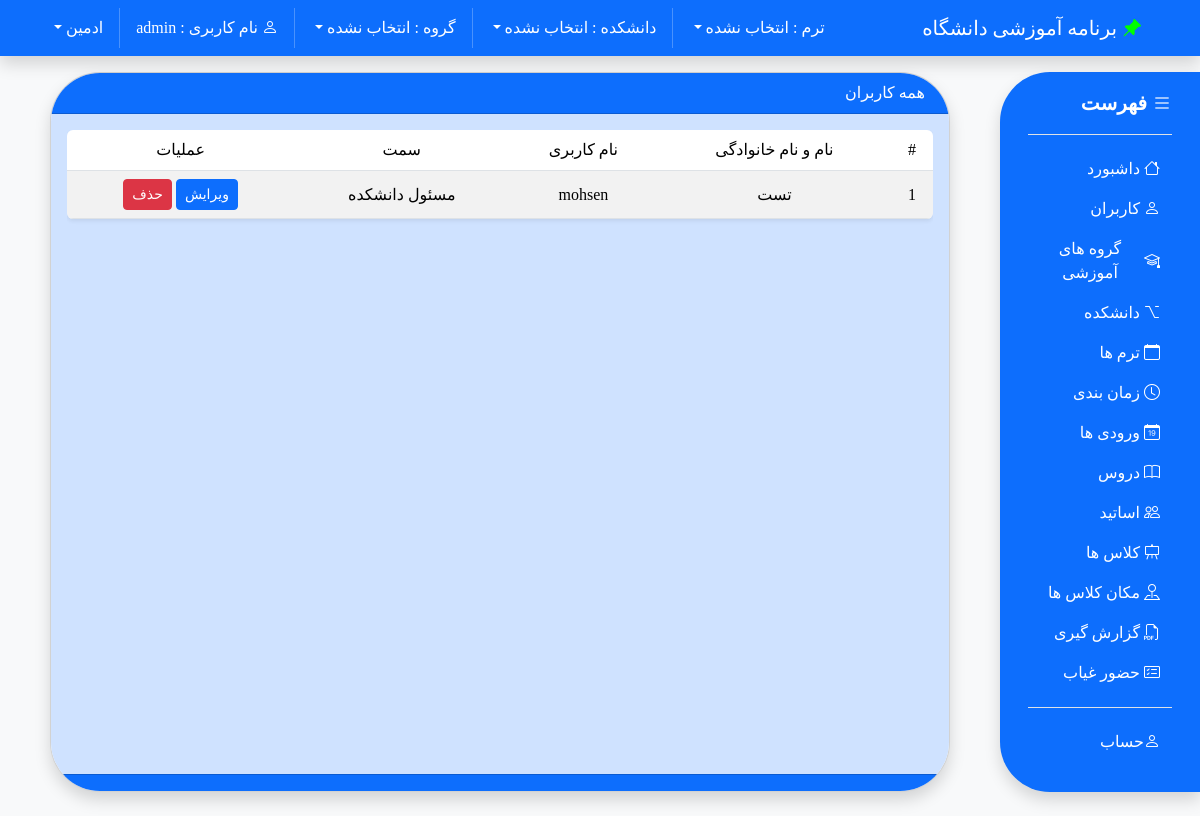
The page /users/ (signed in) on the database as committed earlier.
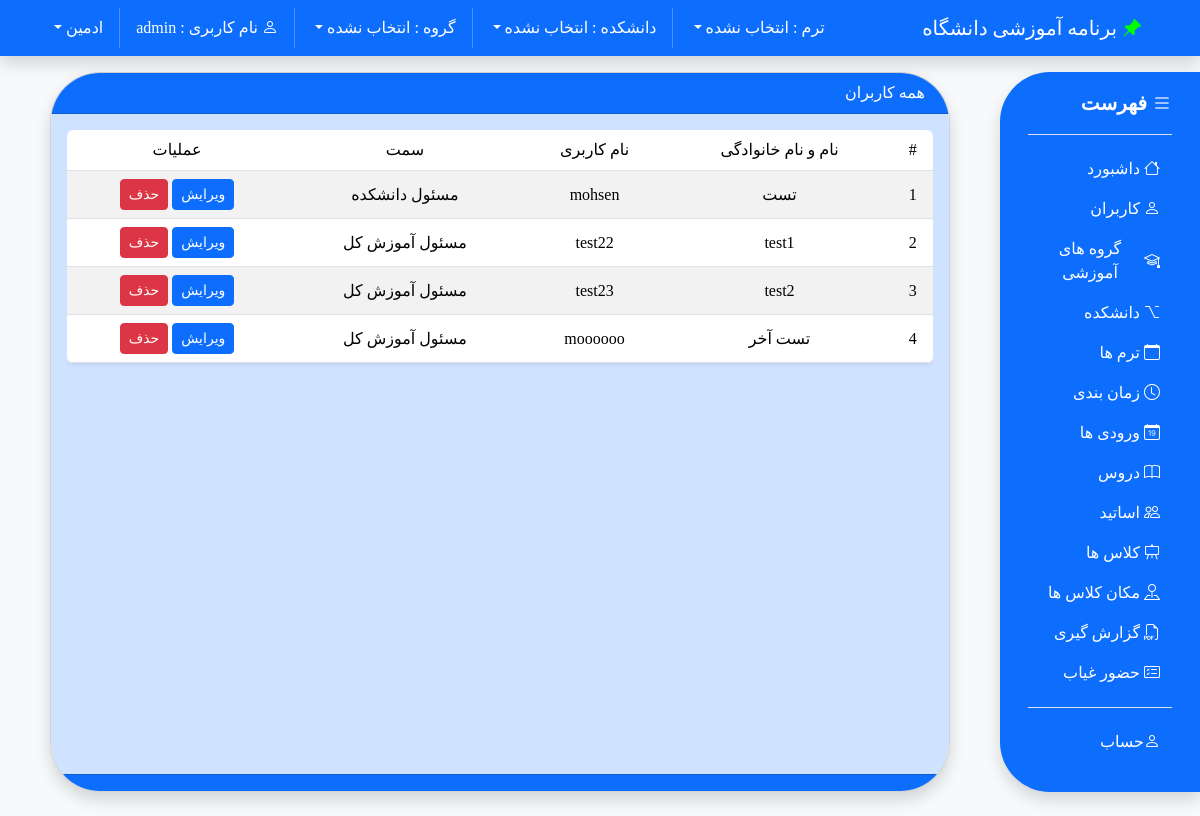
The same page on the database as committed later.
### main/models.py (models this page shows)
class CUser(AbstractUser):
    access_level = models.IntegerField(default=0)
    cgroup = models.ForeignKey('main.Group', on_delete=models.SET_NULL, null=True, blank=True)
    college = models.ForeignKey('main.College', on_delete=models.SET_NULL, null=True, blank=True)

### main/views.py (the view)
# urls.py: path('users/', UserListView.as_view(), name="users"),
class UserListView(GetLinkInfoMixin, ListView):
    model = User
    context_object_name = "users"
    template_name = "users/index.html"
    def get_queryset(self):
        data = super().get_queryset()
        data = data.exclude(access_level=0)
        return data

### main/templates/users/index.html (shortened to what this page needs)
{% load static %}
<!doctype html>
<html lang="fa" class="min-vh-100" dir="rtl">
<head>
    <link rel="stylesheet" href="{% get_static_prefix %}css/style.css">
    <link rel="stylesheet"
        href="https://cdn.jsdelivr.net/npm/bootstrap@5.3.3/dist/css/bootstrap.min.css">
    <link rel="stylesheet"
        href="https://cdn.jsdelivr.net/npm/bootstrap-icons@1.11.3/font/bootstrap-icons.min.css">
    <link
        href="https://cdn.jsdelivr.net/npm/select2@4.1.0-rc.0/dist/css/select2.min.css"
        rel="stylesheet" />
</head>
<body class="bg-light">
    <div id="app">
        {% include 'inc/nav.html' %}
        <main class="py-4 min-vh-100  row row-cols-2 m-0 "
            style="padding-top: 4.5rem !important">
            <div class="col-2 bg-primary shadow d-none d-md-block"
                style="border-radius: 50px 0 0 50px">
                {% include "inc/menu.html" %}
            </div>
            <div class="card col-11 col-md-9 mx-auto shadow px-0"
                style="border-radius: 50px; overflow: hidden;">
                <div class="card-header px-4 text-bg-primary">
                    همه کاربران </div>
                <div class="card-body bg-primary-subtle">
                    <div class="table-responsive">
                        <table
                            class="table table-striped table-hover rounded overflow-hidden shadow-sm">
                            <thead>
                                <tr>
                                    <th class="fw-normal text-center align-middle"
                                        scope="col">#</th>
                                    <th class="fw-normal text-center align-middle"
                                        scope="col">نام و نام خانوادگی</th>
                                    <th class="fw-normal text-center align-middle"
                                        scope="col">نام کاربری</th>
                                    <th class="fw-normal text-center align-middle"
                                        scope="col">سمت</th>
                                    <th class="fw-normal text-center align-middle"
                                        scope="col">عملیات</th>
                                </tr>
                            </thead>
                            <tbody>
                                {% for user in users %}
                                    {% if user.access_level != 0 %}
                                    <tr>
                                        <th class="fw-normal text-center align-middle"
                                            scope="row">{{ forloop.counter }}</th>
                                        <td
                                            class="fw-normal text-center align-middle">
                                            {{ user.get_full_name }}</td>
                                        <td
                                            class="fw-normal text-center align-middle">
                                            {{ user.username }}</td>
                                        <td
                                            class="fw-normal text-center align-middle">
                                            {% if user.access_level == 1 %}
                                                مسئول آموزش کل
                                            {% elif user.access_level == 2 %}
                                                مسئول دانشکده
                                            {% endif %}
                                        </td>
                                        <td
                                            class="fw-normal text-center text-nowrap align-middle">
                                            <a href="{% url "main:update_user" pk=user.id %}"
                                                class="btn btn-sm btn-primary">
                                                ویرایش
                                            </a>
                                            <button class="btn btn-sm btn-danger"
                                                data-bs-toggle="modal"
                                                data-bs-target="#Modal"
                                                data-bs-action="{% url "main:delete_user" pk=user.id %}"
                                                data-bs-name="{{ user.username }}">
                                                حذف
                                            </button>
                                        </td>
                                    </tr>
                                    {% endif %}
                                {% endfor %}
                            </tbody>
                        </table>
                    </div>
                </div>
                <div class="card-footer text-bg-primary" dir="ltr">
                </div>
            </div>
        </main>
    </div>
</body>
</html>

### main/templates/inc/nav.html (shortened to what this page needs)
<nav class="navbar navbar-expand-md bg-primary shadow fixed-top">
    <div class="container">
        <div class="navbar-brand text-white pe-none">
            <i class="bi bi-pin-angle-fill" style="color: lime"></i>
            برنامه آموزشی دانشگاه
        </div>
        <div class="collapse navbar-collapse"
            id="navbarSupportedContent">
            <ul class="navbar-nav my-2 my-md-0 me-auto p-0 text-center">
                <li class="d-none d-md-block nav-item dropdown">
                    <a id="navbarDropdown2"
                        class="nav-link text-white dropdown-toggle"
                        href="#" role="button" data-bs-toggle="dropdown"
                        aria-haspopup="true" aria-expanded="false"
                        v-pre>
                        {% if active_info.term %}
                        ترم :‌ {{ active_info.term.title }}
                        {% else %}
                        ترم :‌ انتخاب نشده
                        {% endif %}
                    </a>
                </li>
                {% if user.access_level <= 1 %}
                <li class="d-none d-md-block nav-item dropdown">
                    <a id="navbarDropdown3"
                        class="nav-link text-white dropdown-toggle"
                        href="#" role="button" data-bs-toggle="dropdown"
                        aria-haspopup="true" aria-expanded="false"
                        v-pre>
                        {% if active_info.college %}
                        دانشکده :‌ {{ active_info.college.title }}
                        {% else %}
                        دانشکده :‌ انتخاب نشده
                        {% endif %}
                    </a>
                </li>
                {% endif %}
                {% if user.access_level <= 1 %}
                <li class="d-none d-md-block nav-item dropdown">
                    <a id="navbarDropdown3"
                        class="nav-link text-white dropdown-toggle"
                        href="#" role="button" data-bs-toggle="dropdown"
                        aria-haspopup="true" aria-expanded="false"
                        v-pre>
                        {% if active_info.group %}
                        گروه :‌ {{ active_info.group.title }}
                        {% else %}
                        گروه :‌ انتخاب نشده
                        {% endif %}
                    </a>
                </li>
                {% endif %}
                <li class="nav-item dropdown text-white nav-link">
                    <i class="bi bi-person"></i>
                    نام کاربری : {{ request.user.username }}
                </li>
                <li class="d-none d-md-block nav-item dropdown">
                    <a id="navbarDropdown"
                        class="nav-link text-white dropdown-toggle"
                        role="button" data-bs-toggle="dropdown"
                        aria-haspopup="true" aria-expanded="false"
                        v-pre>
                        {{ request.user.get_full_name }}
                    </a>
                </li>
            </ul>
        </div>
    </div>
</nav>

### main/templates/inc/menu.html (shortened to what this page needs)
<div class="flex-shrink-0 p-3">
    <div
        class="d-flex align-items-center pb-3 mb-3 link-body-emphasis text-decoration-none border-bottom">
        <span class="fs-5 fw-semibold text-white pe-none">
            <i class="bi bi-list"></i>
            فهرست
        </span>
    </div>
    <ul class="list-unstyled pe-0">
        <li class="mb-1">
            <a href="{% url 'main:dashboard' %}"
                class="btn btn-toggle d-inline-flex align-items-center rounded border-0 collapsed text-white"
                aria-expanded="false">
                <i class="bi bi-house ms-1"></i>داشبورد
            </a>
        </li>
        {% if user.access_level <= 0 %}
        <li class="mb-1">
            <button
                class="btn btn-toggle d-inline-flex align-items-center rounded border-0 collapsed text-white"
                data-bs-toggle="collapse"
                data-bs-target="#users-collapse"
                aria-expanded="false">
                <i class="bi bi-person ms-1"></i> کاربران
            </button>
        </li>
        {% endif %}
        {% if user.access_level <= 0 %}
        <li class="mb-1">
            <button
                class="btn btn-toggle d-inline-flex align-items-center rounded border-0 collapsed text-white"
                data-bs-toggle="collapse"
                data-bs-target="#eg-collapse"
                aria-expanded="false">
                <i class="bi bi-mortarboard ms-1"></i>
                گروه های آموزشی
            </button>
        </li>
        {% endif %}
        {% if user.access_level <= 0 %}
        <li class="mb-1">
            <button
                class="btn btn-toggle d-inline-flex align-items-center rounded border-0 collapsed text-white"
                data-bs-toggle="collapse"
                data-bs-target="#collage-collapse"
                aria-expanded="false">
                <i class="bi bi-option ms-1"></i>
                دانشکده
            </button>
        </li>
        {% endif %}
        {% if user.access_level <= 1 %}
        <li class="mb-1">
            <button
                class="btn btn-toggle d-inline-flex align-items-center rounded border-0 collapsed text-white"
                data-bs-toggle="collapse"
                data-bs-target="#terms-collapse"
                aria-expanded="false">
                <i class="bi bi-calendar ms-1"></i>
                ترم ها
            </button>
        </li>
        {% endif %}
        {% if user.access_level <= 1 %}
        <li class="mb-1">
            <button
                class="btn btn-toggle d-inline-flex align-items-center rounded border-0 collapsed text-white"
                data-bs-toggle="collapse"
                data-bs-target="#time-periods-collapse"
                aria-expanded="false">
                <i class="bi bi-clock ms-1"></i>
                زمان بندی
            </button>
        </li>
        {% endif %}
        {% if user.access_level <= 1 %}
        <li class="mb-1">
            <button
                class="btn btn-toggle d-inline-flex align-items-center rounded border-0 collapsed text-white"
                data-bs-toggle="collapse"
                data-bs-target="#entries-collapse"
                aria-expanded="false">
                <i class="bi bi-calendar-date ms-1"></i>
                ورودی ها
            </button>
        </li>
        {% endif %}
        <li class="mb-1">
            <button
                class="btn btn-toggle d-inline-flex align-items-center rounded border-0 collapsed text-white"
                data-bs-toggle="collapse"
                data-bs-target="#lessons-collapse"
                aria-expanded="false">
                <i class="bi bi-book ms-1"></i>
                دروس
            </button>
        </li>
        <li class="mb-1">
            <button
                class="btn btn-toggle d-inline-flex align-items-center rounded border-0 collapsed text-white"
                data-bs-toggle="collapse"
                data-bs-target="#professors-collapse"
                aria-expanded="false">
                <i class="bi bi-people ms-1"></i>
                اساتید
            </button>
        </li>
        {% if user.access_level != 1  %}
        <li class="mb-1">
            <button
                class="btn btn-toggle d-inline-flex align-items-center rounded border-0 collapsed text-white"
                data-bs-toggle="collapse"
                data-bs-target="#class-collapse"
                aria-expanded="false">
                <i class="bi bi-easel ms-1"></i>
                کلاس ها
            </button>
        </li>
        <li class="mb-1">
            <button
                class="btn btn-toggle d-inline-flex align-items-center rounded border-0 collapsed text-white"
                data-bs-toggle="collapse"
                data-bs-target="#location-collapse"
                aria-expanded="false">
                <i class="bi bi-pin-map ms-1"></i>
                مکان کلاس ها
            </button>
        </li>
        {% endif %}
        <li class="mb-1">
            <a href="{% url 'main:schedule' %}"
                class="btn btn-toggle d-inline-flex align-items-center rounded border-0 collapsed text-white"
                aria-expanded="false">
                <i class="bi bi-filetype-pdf ms-1"></i>
                گزارش گیری
            </a>
        </li>
        <li class="mb-1">
            <button
                class="btn btn-toggle d-inline-flex align-items-center rounded border-0 collapsed text-white"
                data-bs-toggle="collapse"
                data-bs-target="#presenceAndAbsence-collapse"
                aria-expanded="false">
                <i class="bi bi-card-checklist ms-1"></i>
                حضور غیاب
            </button>
        </li>
        <li class="border-top my-3"></li>
        <li class="mb-1">
            <button
                class="btn btn-toggle d-inline-flex align-items-center rounded border-0 collapsed text-white"
                data-bs-toggle="collapse"
                data-bs-target="#account-collapse"
                aria-expanded="false">
                <i class="bi bi-person"></i>حساب
            </button>
        </li>
    </ul>
</div>

### main/static/css/style.css (style rules this page uses)
body { font-family: 'Shabnam' , 'Vazir'; overflow-y: scroll; }

### main/templates/users/index.html (style rules this page uses)
body { font-family: 'Shabnam' !important; }

Rows that differ between the two databases and show on the page:
added CUser: get_full_name "test1", username "test22", access_level "مسئول آموزش کل"
added CUser: get_full_name "test2", username "test23", access_level "مسئول آموزش کل"
added CUser: get_full_name "تست آخر", username "moooooo", access_level "مسئول آموزش کل"
